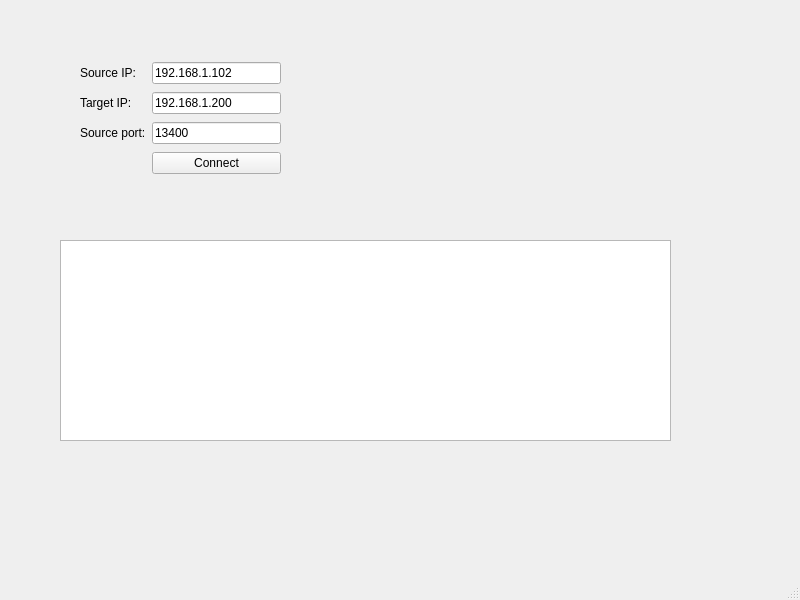
<?xml version="1.0" encoding="UTF-8"?>
<ui version="4.0">
 <class>winMain</class>
 <widget class="QMainWindow" name="winMain">
  <property name="geometry">
   <rect>
    <x>0</x>
    <y>0</y>
    <width>800</width>
    <height>600</height>
   </rect>
  </property>
  <property name="windowTitle">
   <string>MainWindow</string>
  </property>
  <widget class="QWidget" name="centralwidget">
   <widget class="QWidget" name="gridLayoutWidget_2">
    <property name="geometry">
     <rect>
      <x>80</x>
      <y>60</y>
      <width>201</width>
      <height>120</height>
     </rect>
    </property>
    <layout class="QGridLayout" name="grLytIpCfg">
     <item row="0" column="0">
      <widget class="QLabel" name="lblSrcIp">
       <property name="text">
        <string>Source IP:</string>
       </property>
      </widget>
     </item>
     <item row="1" column="0">
      <widget class="QLabel" name="lblTgtIp">
       <property name="text">
        <string>Target IP:</string>
       </property>
      </widget>
     </item>
     <item row="3" column="1">
      <widget class="QPushButton" name="pshBtnCnn">
       <property name="text">
        <string>Connect</string>
       </property>
      </widget>
     </item>
     <item row="1" column="1">
      <widget class="QLineEdit" name="lnEdTgtIp">
       <property name="text">
        <string>192.168.1.200</string>
       </property>
      </widget>
     </item>
     <item row="0" column="1">
      <widget class="QLineEdit" name="lnEdSrcIp">
       <property name="text">
        <string>192.168.1.102</string>
       </property>
      </widget>
     </item>
     <item row="2" column="0">
      <widget class="QLabel" name="lblSrcPt">
       <property name="text">
        <string>Source port:</string>
       </property>
      </widget>
     </item>
     <item row="2" column="1">
      <widget class="QLineEdit" name="lnEdSrcPt">
       <property name="text">
        <string>13400</string>
       </property>
      </widget>
     </item>
    </layout>
   </widget>
   <widget class="QPlainTextEdit" name="plainTextEdit">
    <property name="geometry">
     <rect>
      <x>60</x>
      <y>240</y>
      <width>611</width>
      <height>201</height>
     </rect>
    </property>
   </widget>
  </widget>
  <widget class="QMenuBar" name="menubar">
   <property name="geometry">
    <rect>
     <x>0</x>
     <y>0</y>
     <width>800</width>
     <height>22</height>
    </rect>
   </property>
  </widget>
  <widget class="QStatusBar" name="statusbar"/>
 </widget>
 <resources/>
 <connections/>
</ui>
